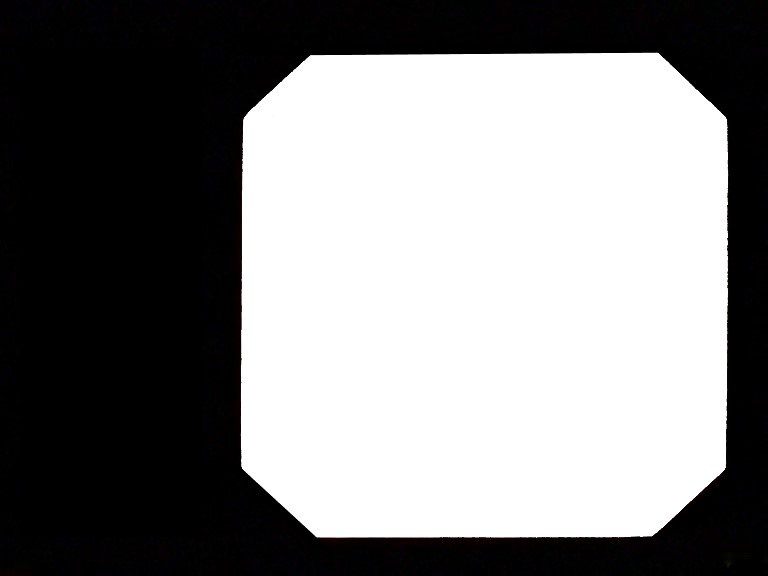
#> input picture Imagenes doc/MANUAL.jpg, 768 x 576 px; its folder holds only this picture in this run
$ python espacioDeColor1.py
#> lines starting #> are read from the running program, lines starting #| are printed output that depends on the picture
#> further down, img is the input picture: shape (576, 768, 3); mean B, G, R 130.1, 129.9, 130.1
### Imagenes doc/Filtros.py
# -*- coding: utf-8 -*-
"""
Created on Thu Jul  4 21:44:23 2019

@author: Nataly
"""

import cv2
import numpy as np
from skimage.filters.rank import autolevel
from skimage.filters.rank import median
from skimage.filters.rank import minimum
from skimage.filters import rank
from skimage.filters.rank import mean_bilateral

from skimage.morphology import disk

# [20 lines left out: functions filtroautolevel, filtromediana, not called in this run]
def filtrominimo(img):
    B,G,R=cv2.split(img)
    fR = minimum(R, disk(3))
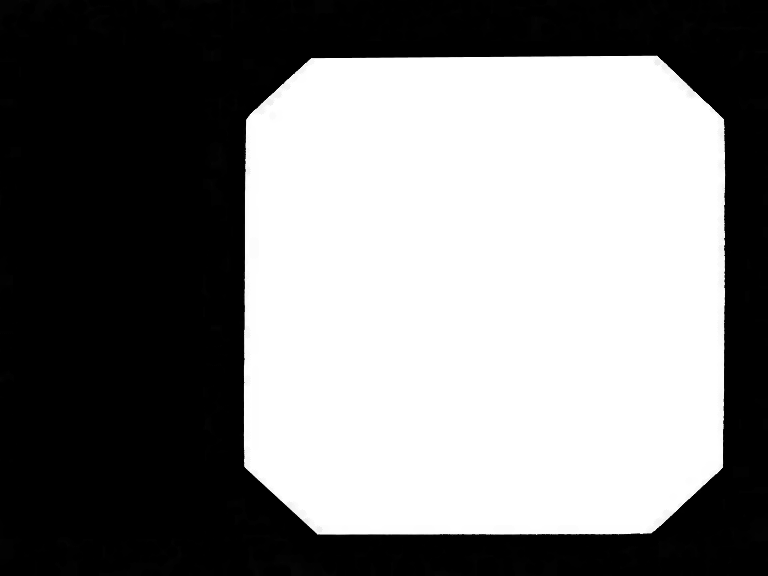
#> fR: shape (576, 768); min 0, max 255, mean 126.7
    fG = minimum(G, disk(3))
    fB = minimum(B, disk(3))
    imh=img
    imh[:,:,0]=fB
    imh[:,:,1]=fG
    imh[:,:,2]=fR
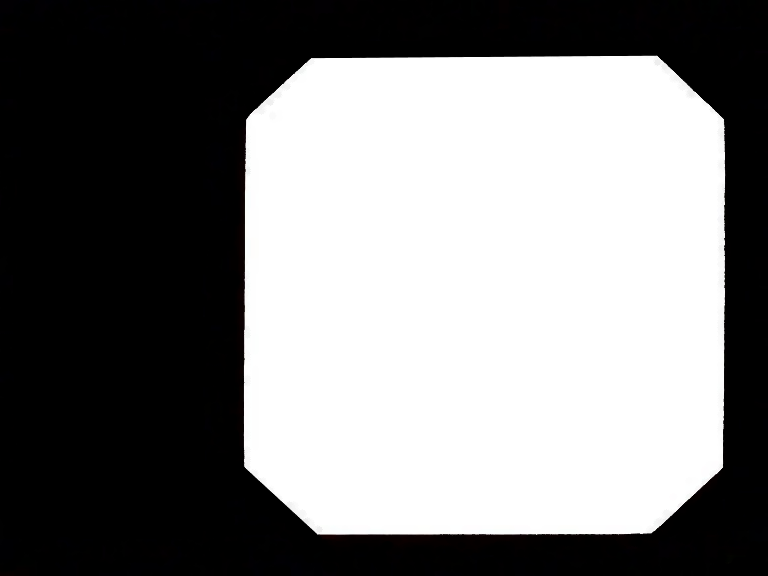
#> imh: shape (576, 768, 3); mean R, G, B 126.8, 126.7, 126.7
    return imh
# [20 lines left out: functions filtrogaussiano, filtropromedio, not called in this run]


### Imagenes doc/espacioDeColor1.py
# -*- coding: utf-8 -*-
"""
Created on Thu Jun 20 17:04:37 2019

@author: Nataly
"""

import cv2
import pylab as plt
from matplotlib import pyplot as plt
import numpy as np
from numpy import asarray
from PIL import Image
from scipy import stats
from math import floor
import matplotlib.pyplot
import pylab

def histograma3(img):
    for i, c in enumerate(color):
        hist = cv2.calcHist([img], [i], None, [256], [0, 256])
        plt.plot(hist, color = c)
        plt.xlim([0,256])
    plt.show()
    return []

def grafica3color(img,R,G,B,nombre):

    fig, ax = plt.subplots(ncols=4, figsize=(12, 7), sharex=True, sharey=True)
    ax[0].imshow(img)
    ax[0].set_title(nombre[0])
    ax[1].imshow(R,cmap=plt.cm.gray)
    ax[1].set_title(nombre[1])
    ax[2].imshow(G,cmap=plt.cm.gray)
    ax[2].set_title(nombre[2])
    ax[3].imshow(B,cmap=plt.cm.gray)
    ax[3].set_title(nombre[3])
    return []
from readimg import read_img #leer imagines ### img=read_img(imgfile)##
from matplotlib import pyplot as plt
import glob
from Filtros import filtroautolevel, filtromediana, filtrominimo, filtrogaussiano,filtropromedio
i=0
for file in glob.glob("*.jpg"):
    img=cv2.imread(file)
    img=cv2.cvtColor(img,cv2.COLOR_RGB2BGR)
    img=filtrominimo(img)
    B,G,R=cv2.split(img)

    plt.imshow(img)
    plt.show()
    color = ('b','g','r')
    #histograma3(img)

    HSI=cv2.cvtColor(img,cv2.COLOR_BGR2HSV)
#> HSI: shape (576, 768, 3); mean H, S, V 8.9, 22.8, 126.9
    H,S,I=cv2.split(HSI)
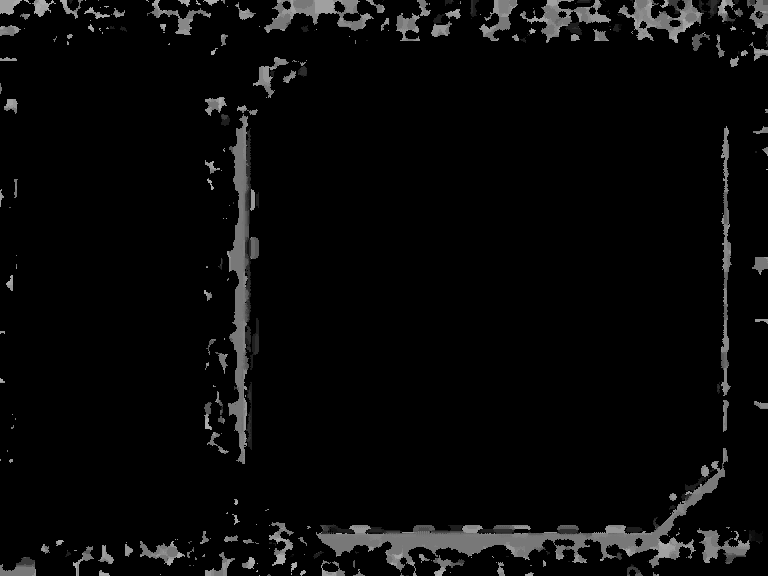
#> H: shape (576, 768); min 0, max 174, mean 8.9
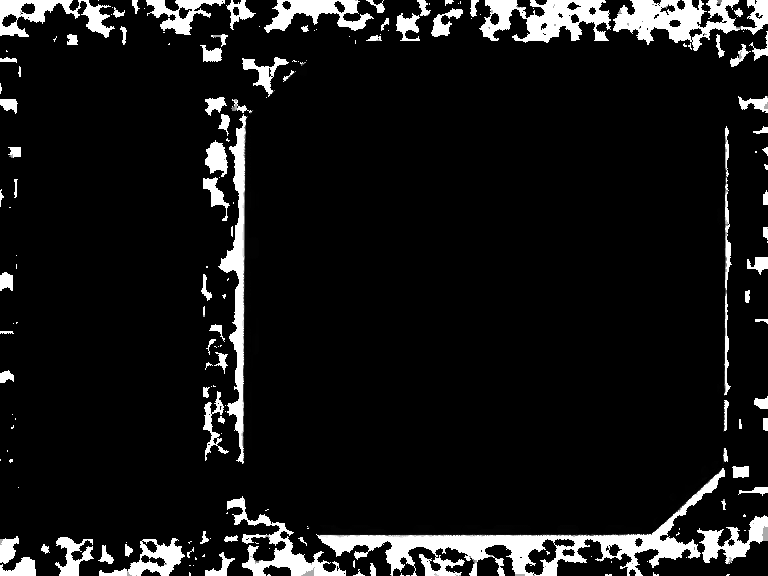
#> S: shape (576, 768); min 0, max 255, mean 22.8
    #histograma3(HSI)

    YUV=cv2.cvtColor(img,cv2.COLOR_BGR2YUV)
#> YUV: shape (576, 768, 3); mean of channels 0, 1, 2 126.7, 128, 128
    Y,U,V=cv2.split(YUV)
    #histograma3(YUV)

    xyz=cv2.cvtColor(img,cv2.COLOR_BGR2XYZ)
#> xyz: shape (576, 768, 3); mean of channels 0, 1, 2 120.3, 126.7, 126.9
    x,y,z=cv2.split(xyz)
    #histograma3(xyz)

    lab=cv2.cvtColor(img,cv2.COLOR_BGR2Lab)
#> lab: shape (576, 768, 3); mean of channels 0, 1, 2 126.7, 128.1, 127.9
    l,a,b=cv2.split(lab)
    #histograma3(lab)

    ycrcb=cv2.cvtColor(img,cv2.COLOR_BGR2YCrCb)
#> ycrcb: shape (576, 768, 3); mean of channels 0, 1, 2 126.7, 128, 128.1
    yc,cr,cb=cv2.split(ycrcb)
    #histograma3(ycrcb)

    UNO=cv2.cvtColor(img,cv2.COLOR_BGR2HLS)
#> UNO: shape (576, 768, 3); mean of channels 0, 1, 2 8.9, 126.7, 24
    U,N,O=cv2.split(UNO)
   # histograma3(UNO)

    cv2.destroyAllWindows()

    nombre=('RGB','R','G','B')
    grafica3color(img,R,G,B,nombre)
    nombre=('HSV','H','S','V')
    grafica3color(HSI,H,S,I,nombre)
    nombre=('YUV','Y','U','V')
    grafica3color(YUV,Y,U,V,nombre)
    nombre=('XYZ','X','Y','Z')
    grafica3color(xyz,x,y,z,nombre)
    nombre=('Lab','L','a','b')
    grafica3color(lab,l,a,b,nombre)
    nombre=('YCrCb','Y','Cr','Cb')
    grafica3color(ycrcb,yc,cr,cb,nombre)
    nombre=('HLS',' H',' L','S')
    grafica3color(UNO,U,N,O,nombre)


    """
    data = (B, G, R)
    colors = ("blue", "green", "red")
    groups = ("B", "G", "R")
    r=img.shape
    r=list(r)
    #plt.scatter(R,G, alpha=0.8, c='red', edgecolors='none', s=30, label='Red')
    for f in range(r[0]):
        for c in range (r[1]):
            #for data, color, group in zip(data, colors, groups):
                #x, y = data
                plt.scatter(R[f,c],f, alpha=0.8, c='red', edgecolors='none', s=30, label='Red')

    """
